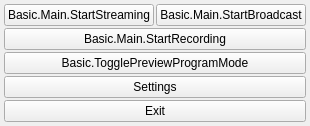
  <widget class="OBSDock" name="controlsDock">
   <property name="features">
    <set>QDockWidget::DockWidgetClosable|QDockWidget::DockWidgetFloatable|QDockWidget::DockWidgetMovable</set>
   </property>
   <property name="windowTitle">
    <string>Basic.Main.Controls</string>
   </property>
   <attribute name="dockWidgetArea">
    <number>1</number>
   </attribute>
   <widget class="QWidget" name="controlsDockContents">
    <layout class="QVBoxLayout" name="buttonsVLayout">
     <property name="spacing">
      <number>2</number>
     </property>
     <property name="leftMargin">
      <number>4</number>
     </property>
     <property name="topMargin">
      <number>4</number>
     </property>
     <property name="rightMargin">
      <number>4</number>
     </property>
     <property name="bottomMargin">
      <number>4</number>
     </property>
     <item>
      <layout class="QHBoxLayout" name="horizontalLayout_7">
       <item>
        <widget class="QPushButton" name="streamButton">
         <property name="enabled">
          <bool>true</bool>
         </property>
         <property name="sizePolicy">
          <sizepolicy hsizetype="Ignored" vsizetype="Fixed">
           <horstretch>0</horstretch>
           <verstretch>0</verstretch>
          </sizepolicy>
         </property>
         <property name="minimumSize">
          <size>
           <width>150</width>
           <height>0</height>
          </size>
         </property>
         <property name="text">
          <string>Basic.Main.StartStreaming</string>
         </property>
         <property name="checkable">
          <bool>true</bool>
         </property>
        </widget>
       </item>
       <item>
        <widget class="QPushButton" name="broadcastButton">
         <property name="enabled">
          <bool>true</bool>
         </property>
         <property name="sizePolicy">
          <sizepolicy hsizetype="Ignored" vsizetype="Fixed">
           <horstretch>0</horstretch>
           <verstretch>0</verstretch>
          </sizepolicy>
         </property>
         <property name="minimumSize">
          <size>
           <width>150</width>
           <height>0</height>
          </size>
         </property>
         <property name="text">
          <string>Basic.Main.StartBroadcast</string>
         </property>
         <property name="checkable">
          <bool>true</bool>
         </property>
        </widget>
       </item>
      </layout>
     </item>
     <item>
      <layout class="QHBoxLayout" name="recordingLayout">
       <property name="spacing">
        <number>2</number>
       </property>
       <property name="leftMargin">
        <number>0</number>
       </property>
       <property name="topMargin">
        <number>0</number>
       </property>
       <property name="rightMargin">
        <number>0</number>
       </property>
       <property name="bottomMargin">
        <number>0</number>
       </property>
       <item>
        <widget class="RecordButton" name="recordButton">
         <property name="enabled">
          <bool>true</bool>
         </property>
         <property name="sizePolicy">
          <sizepolicy hsizetype="Ignored" vsizetype="Fixed">
           <horstretch>0</horstretch>
           <verstretch>0</verstretch>
          </sizepolicy>
         </property>
         <property name="minimumSize">
          <size>
           <width>0</width>
           <height>0</height>
          </size>
         </property>
         <property name="text">
          <string>Basic.Main.StartRecording</string>
         </property>
         <property name="checkable">
          <bool>true</bool>
         </property>
        </widget>
       </item>
      </layout>
     </item>
     <item>
      <widget class="QPushButton" name="modeSwitch">
       <property name="sizePolicy">
        <sizepolicy hsizetype="Ignored" vsizetype="Fixed">
         <horstretch>0</horstretch>
         <verstretch>0</verstretch>
        </sizepolicy>
       </property>
       <property name="minimumSize">
        <size>
         <width>150</width>
         <height>0</height>
        </size>
       </property>
       <property name="text">
        <string>Basic.TogglePreviewProgramMode</string>
       </property>
       <property name="checkable">
        <bool>true</bool>
       </property>
      </widget>
     </item>
     <item>
      <widget class="QPushButton" name="settingsButton">
       <property name="sizePolicy">
        <sizepolicy hsizetype="Ignored" vsizetype="Fixed">
         <horstretch>0</horstretch>
         <verstretch>0</verstretch>
        </sizepolicy>
       </property>
       <property name="minimumSize">
        <size>
         <width>150</width>
         <height>0</height>
        </size>
       </property>
       <property name="text">
        <string>Settings</string>
       </property>
      </widget>
     </item>
     <item>
      <widget class="QPushButton" name="exitButton">
       <property name="sizePolicy">
        <sizepolicy hsizetype="Ignored" vsizetype="Fixed">
         <horstretch>0</horstretch>
         <verstretch>0</verstretch>
        </sizepolicy>
       </property>
       <property name="minimumSize">
        <size>
         <width>150</width>
         <height>0</height>
        </size>
       </property>
       <property name="text">
        <string>Exit</string>
       </property>
      </widget>
     </item>
     <item>
      <spacer name="expVSpacer">
       <property name="orientation">
        <enum>Qt::Vertical</enum>
       </property>
       <property name="sizeHint" stdset="0">
        <size>
         <width>0</width>
         <height>0</height>
        </size>
       </property>
      </spacer>
     </item>
    </layout>
   </widget>
  </widget>
